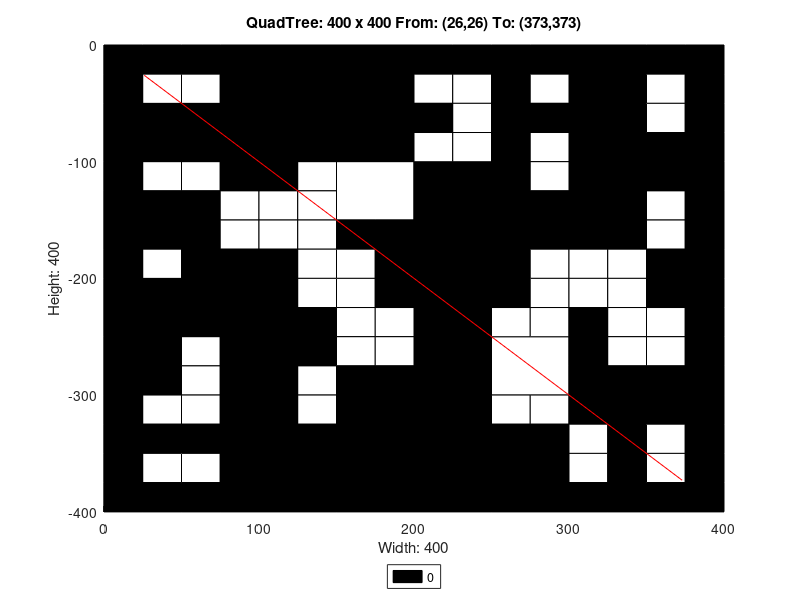

Here is the MATLAB script that generated this plot:
axis([0 400 -400 0]);
title('QuadTree: 400 x 400 From: (26,26) To: (373,373)');
xlabel('Width: 400');
ylabel('Height: 400');
rectangle('Position',[100 -100 100 100], 'FaceColor',[0 0 0]);
rectangle('Position',[0 -100 50 50], 'FaceColor',[0 0 0]);
rectangle('Position',[50 -100 50 50], 'FaceColor',[0 0 0]);
rectangle('Position',[150 -150 50 50], 'FaceColor',[1 1 1]);
rectangle('Position',[300 -50 50 50], 'FaceColor',[0 0 0]);
rectangle('Position',[300 -100 50 50], 'FaceColor',[0 0 0]);
rectangle('Position',[200 -150 50 50], 'FaceColor',[0 0 0]);
rectangle('Position',[200 -200 50 50], 'FaceColor',[0 0 0]);
rectangle('Position',[300 -150 50 50], 'FaceColor',[0 0 0]);
rectangle('Position',[0 -250 50 50], 'FaceColor',[0 0 0]);
rectangle('Position',[50 -250 50 50], 'FaceColor',[0 0 0]);
rectangle('Position',[0 -300 50 50], 'FaceColor',[0 0 0]);
rectangle('Position',[150 -350 50 50], 'FaceColor',[0 0 0]);
rectangle('Position',[100 -400 50 50], 'FaceColor',[0 0 0]);
rectangle('Position',[150 -400 50 50], 'FaceColor',[0 0 0]);
rectangle('Position',[200 -250 50 50], 'FaceColor',[0 0 0]);
rectangle('Position',[200 -300 50 50], 'FaceColor',[0 0 0]);
rectangle('Position',[250 -300 50 50], 'FaceColor',[1 1 1]);
rectangle('Position',[200 -350 50 50], 'FaceColor',[0 0 0]);
rectangle('Position',[200 -400 50 50], 'FaceColor',[0 0 0]);
rectangle('Position',[250 -400 50 50], 'FaceColor',[0 0 0]);
rectangle('Position',[0 -25 25 25], 'FaceColor',[0 0 0]);
rectangle('Position',[25 -25 25 25], 'FaceColor',[0 0 0]);
rectangle('Position',[0 -50 25 25], 'FaceColor',[0 0 0]);
rectangle('Position',[25 -50 25 25], 'FaceColor',[1 1 1]);
rectangle('Position',[50 -25 25 25], 'FaceColor',[0 0 0]);
rectangle('Position',[75 -25 25 25], 'FaceColor',[0 0 0]);
rectangle('Position',[50 -50 25 25], 'FaceColor',[1 1 1]);
rectangle('Position',[75 -50 25 25], 'FaceColor',[0 0 0]);
rectangle('Position',[0 -125 25 25], 'FaceColor',[0 0 0]);
rectangle('Position',[25 -125 25 25], 'FaceColor',[1 1 1]);
rectangle('Position',[0 -150 25 25], 'FaceColor',[0 0 0]);
rectangle('Position',[25 -150 25 25], 'FaceColor',[0 0 0]);
rectangle('Position',[50 -125 25 25], 'FaceColor',[1 1 1]);
rectangle('Position',[75 -125 25 25], 'FaceColor',[0 0 0]);
rectangle('Position',[50 -150 25 25], 'FaceColor',[0 0 0]);
rectangle('Position',[75 -150 25 25], 'FaceColor',[1 1 1]);
rectangle('Position',[0 -175 25 25], 'FaceColor',[0 0 0]);
rectangle('Position',[25 -175 25 25], 'FaceColor',[0 0 0]);
rectangle('Position',[0 -200 25 25], 'FaceColor',[0 0 0]);
rectangle('Position',[25 -200 25 25], 'FaceColor',[1 1 1]);
rectangle('Position',[50 -175 25 25], 'FaceColor',[0 0 0]);
rectangle('Position',[75 -175 25 25], 'FaceColor',[1 1 1]);
rectangle('Position',[50 -200 25 25], 'FaceColor',[0 0 0]);
rectangle('Position',[75 -200 25 25], 'FaceColor',[0 0 0]);
rectangle('Position',[100 -125 25 25], 'FaceColor',[0 0 0]);
rectangle('Position',[125 -125 25 25], 'FaceColor',[1 1 1]);
rectangle('Position',[100 -150 25 25], 'FaceColor',[1 1 1]);
rectangle('Position',[125 -150 25 25], 'FaceColor',[1 1 1]);
rectangle('Position',[100 -175 25 25], 'FaceColor',[1 1 1]);
rectangle('Position',[125 -175 25 25], 'FaceColor',[1 1 1]);
rectangle('Position',[100 -200 25 25], 'FaceColor',[0 0 0]);
rectangle('Position',[125 -200 25 25], 'FaceColor',[1 1 1]);
rectangle('Position',[150 -175 25 25], 'FaceColor',[0 0 0]);
rectangle('Position',[175 -175 25 25], 'FaceColor',[0 0 0]);
rectangle('Position',[150 -200 25 25], 'FaceColor',[1 1 1]);
rectangle('Position',[175 -200 25 25], 'FaceColor',[0 0 0]);
rectangle('Position',[200 -25 25 25], 'FaceColor',[0 0 0]);
rectangle('Position',[225 -25 25 25], 'FaceColor',[0 0 0]);
rectangle('Position',[200 -50 25 25], 'FaceColor',[1 1 1]);
rectangle('Position',[225 -50 25 25], 'FaceColor',[1 1 1]);
rectangle('Position',[250 -25 25 25], 'FaceColor',[0 0 0]);
rectangle('Position',[275 -25 25 25], 'FaceColor',[0 0 0]);
rectangle('Position',[250 -50 25 25], 'FaceColor',[0 0 0]);
rectangle('Position',[275 -50 25 25], 'FaceColor',[1 1 1]);
rectangle('Position',[200 -75 25 25], 'FaceColor',[0 0 0]);
rectangle('Position',[225 -75 25 25], 'FaceColor',[1 1 1]);
rectangle('Position',[200 -100 25 25], 'FaceColor',[1 1 1]);
rectangle('Position',[225 -100 25 25], 'FaceColor',[1 1 1]);
rectangle('Position',[250 -75 25 25], 'FaceColor',[0 0 0]);
rectangle('Position',[275 -75 25 25], 'FaceColor',[0 0 0]);
rectangle('Position',[250 -100 25 25], 'FaceColor',[0 0 0]);
rectangle('Position',[275 -100 25 25], 'FaceColor',[1 1 1]);
rectangle('Position',[350 -25 25 25], 'FaceColor',[0 0 0]);
rectangle('Position',[375 -25 25 25], 'FaceColor',[0 0 0]);
rectangle('Position',[350 -50 25 25], 'FaceColor',[1 1 1]);
rectangle('Position',[375 -50 25 25], 'FaceColor',[0 0 0]);
rectangle('Position',[350 -75 25 25], 'FaceColor',[1 1 1]);
rectangle('Position',[375 -75 25 25], 'FaceColor',[0 0 0]);
rectangle('Position',[350 -100 25 25], 'FaceColor',[0 0 0]);
rectangle('Position',[375 -100 25 25], 'FaceColor',[0 0 0]);
rectangle('Position',[250 -125 25 25], 'FaceColor',[0 0 0]);
rectangle('Position',[275 -125 25 25], 'FaceColor',[1 1 1]);
rectangle('Position',[250 -150 25 25], 'FaceColor',[0 0 0]);
rectangle('Position',[275 -150 25 25], 'FaceColor',[0 0 0]);
rectangle('Position',[250 -175 25 25], 'FaceColor',[0 0 0]);
rectangle('Position',[275 -175 25 25], 'FaceColor',[0 0 0]);
rectangle('Position',[250 -200 25 25], 'FaceColor',[0 0 0]);
rectangle('Position',[275 -200 25 25], 'FaceColor',[1 1 1]);
rectangle('Position',[350 -125 25 25], 'FaceColor',[0 0 0]);
rectangle('Position',[375 -125 25 25], 'FaceColor',[0 0 0]);
rectangle('Position',[350 -150 25 25], 'FaceColor',[1 1 1]);
rectangle('Position',[375 -150 25 25], 'FaceColor',[0 0 0]);
rectangle('Position',[300 -175 25 25], 'FaceColor',[0 0 0]);
rectangle('Position',[325 -175 25 25], 'FaceColor',[0 0 0]);
rectangle('Position',[300 -200 25 25], 'FaceColor',[1 1 1]);
rectangle('Position',[325 -200 25 25], 'FaceColor',[1 1 1]);
rectangle('Position',[350 -175 25 25], 'FaceColor',[1 1 1]);
rectangle('Position',[375 -175 25 25], 'FaceColor',[0 0 0]);
rectangle('Position',[350 -200 25 25], 'FaceColor',[0 0 0]);
rectangle('Position',[375 -200 25 25], 'FaceColor',[0 0 0]);
rectangle('Position',[50 -275 25 25], 'FaceColor',[1 1 1]);
rectangle('Position',[75 -275 25 25], 'FaceColor',[0 0 0]);
rectangle('Position',[50 -300 25 25], 'FaceColor',[1 1 1]);
rectangle('Position',[75 -300 25 25], 'FaceColor',[0 0 0]);
rectangle('Position',[100 -225 25 25], 'FaceColor',[0 0 0]);
rectangle('Position',[125 -225 25 25], 'FaceColor',[1 1 1]);
rectangle('Position',[100 -250 25 25], 'FaceColor',[0 0 0]);
rectangle('Position',[125 -250 25 25], 'FaceColor',[0 0 0]);
rectangle('Position',[150 -225 25 25], 'FaceColor',[1 1 1]);
rectangle('Position',[175 -225 25 25], 'FaceColor',[0 0 0]);
rectangle('Position',[150 -250 25 25], 'FaceColor',[1 1 1]);
rectangle('Position',[175 -250 25 25], 'FaceColor',[1 1 1]);
rectangle('Position',[100 -275 25 25], 'FaceColor',[0 0 0]);
rectangle('Position',[125 -275 25 25], 'FaceColor',[0 0 0]);
rectangle('Position',[100 -300 25 25], 'FaceColor',[0 0 0]);
rectangle('Position',[125 -300 25 25], 'FaceColor',[1 1 1]);
rectangle('Position',[150 -275 25 25], 'FaceColor',[1 1 1]);
rectangle('Position',[175 -275 25 25], 'FaceColor',[1 1 1]);
rectangle('Position',[150 -300 25 25], 'FaceColor',[0 0 0]);
rectangle('Position',[175 -300 25 25], 'FaceColor',[0 0 0]);
rectangle('Position',[0 -325 25 25], 'FaceColor',[0 0 0]);
rectangle('Position',[25 -325 25 25], 'FaceColor',[1 1 1]);
rectangle('Position',[0 -350 25 25], 'FaceColor',[0 0 0]);
rectangle('Position',[25 -350 25 25], 'FaceColor',[0 0 0]);
rectangle('Position',[50 -325 25 25], 'FaceColor',[1 1 1]);
rectangle('Position',[75 -325 25 25], 'FaceColor',[0 0 0]);
rectangle('Position',[50 -350 25 25], 'FaceColor',[0 0 0]);
rectangle('Position',[75 -350 25 25], 'FaceColor',[0 0 0]);
rectangle('Position',[0 -375 25 25], 'FaceColor',[0 0 0]);
rectangle('Position',[25 -375 25 25], 'FaceColor',[1 1 1]);
rectangle('Position',[0 -400 25 25], 'FaceColor',[0 0 0]);
rectangle('Position',[25 -400 25 25], 'FaceColor',[0 0 0]);
rectangle('Position',[50 -375 25 25], 'FaceColor',[1 1 1]);
rectangle('Position',[75 -375 25 25], 'FaceColor',[0 0 0]);
rectangle('Position',[50 -400 25 25], 'FaceColor',[0 0 0]);
rectangle('Position',[75 -400 25 25], 'FaceColor',[0 0 0]);
rectangle('Position',[100 -325 25 25], 'FaceColor',[0 0 0]);
rectangle('Position',[125 -325 25 25], 'FaceColor',[1 1 1]);
rectangle('Position',[100 -350 25 25], 'FaceColor',[0 0 0]);
rectangle('Position',[125 -350 25 25], 'FaceColor',[0 0 0]);
rectangle('Position',[250 -225 25 25], 'FaceColor',[0 0 0]);
rectangle('Position',[275 -225 25 25], 'FaceColor',[1 1 1]);
rectangle('Position',[250 -250 25 25], 'FaceColor',[1 1 1]);
rectangle('Position',[275 -250 25 25], 'FaceColor',[1 1 1]);
rectangle('Position',[300 -225 25 25], 'FaceColor',[1 1 1]);
rectangle('Position',[325 -225 25 25], 'FaceColor',[1 1 1]);
rectangle('Position',[300 -250 25 25], 'FaceColor',[0 0 0]);
rectangle('Position',[325 -250 25 25], 'FaceColor',[1 1 1]);
rectangle('Position',[350 -225 25 25], 'FaceColor',[0 0 0]);
rectangle('Position',[375 -225 25 25], 'FaceColor',[0 0 0]);
rectangle('Position',[350 -250 25 25], 'FaceColor',[1 1 1]);
rectangle('Position',[375 -250 25 25], 'FaceColor',[0 0 0]);
rectangle('Position',[300 -275 25 25], 'FaceColor',[0 0 0]);
rectangle('Position',[325 -275 25 25], 'FaceColor',[1 1 1]);
rectangle('Position',[300 -300 25 25], 'FaceColor',[0 0 0]);
rectangle('Position',[325 -300 25 25], 'FaceColor',[0 0 0]);
rectangle('Position',[350 -275 25 25], 'FaceColor',[1 1 1]);
rectangle('Position',[375 -275 25 25], 'FaceColor',[0 0 0]);
rectangle('Position',[350 -300 25 25], 'FaceColor',[0 0 0]);
rectangle('Position',[375 -300 25 25], 'FaceColor',[0 0 0]);
rectangle('Position',[250 -325 25 25], 'FaceColor',[1 1 1]);
rectangle('Position',[275 -325 25 25], 'FaceColor',[1 1 1]);
rectangle('Position',[250 -350 25 25], 'FaceColor',[0 0 0]);
rectangle('Position',[275 -350 25 25], 'FaceColor',[0 0 0]);
rectangle('Position',[300 -325 25 25], 'FaceColor',[0 0 0]);
rectangle('Position',[325 -325 25 25], 'FaceColor',[0 0 0]);
rectangle('Position',[300 -350 25 25], 'FaceColor',[1 1 1]);
rectangle('Position',[325 -350 25 25], 'FaceColor',[0 0 0]);
rectangle('Position',[350 -325 25 25], 'FaceColor',[0 0 0]);
rectangle('Position',[375 -325 25 25], 'FaceColor',[0 0 0]);
rectangle('Position',[350 -350 25 25], 'FaceColor',[1 1 1]);
rectangle('Position',[375 -350 25 25], 'FaceColor',[0 0 0]);
rectangle('Position',[300 -375 25 25], 'FaceColor',[1 1 1]);
rectangle('Position',[325 -375 25 25], 'FaceColor',[0 0 0]);
rectangle('Position',[300 -400 25 25], 'FaceColor',[0 0 0]);
rectangle('Position',[325 -400 25 25], 'FaceColor',[0 0 0]);
rectangle('Position',[350 -375 25 25], 'FaceColor',[1 1 1]);
rectangle('Position',[375 -375 25 25], 'FaceColor',[0 0 0]);
rectangle('Position',[350 -400 25 25], 'FaceColor',[0 0 0]);
rectangle('Position',[375 -400 25 25], 'FaceColor',[0 0 0]);
X=[373,26];
Y=[-373,-26];
hold on;
plot(X,Y,'r');
legend('0','Location','southoutside');
